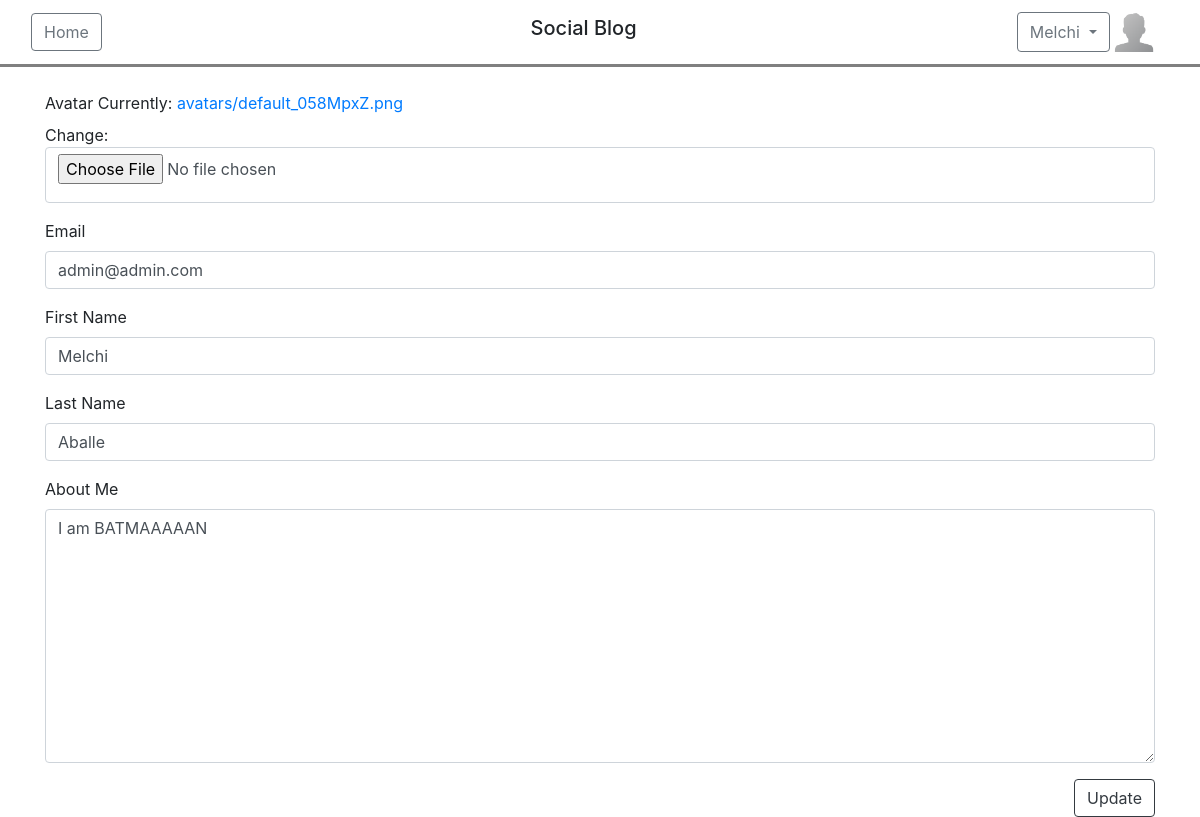
Page /users/accounts/edit/user (signed in) on the earlier database version.
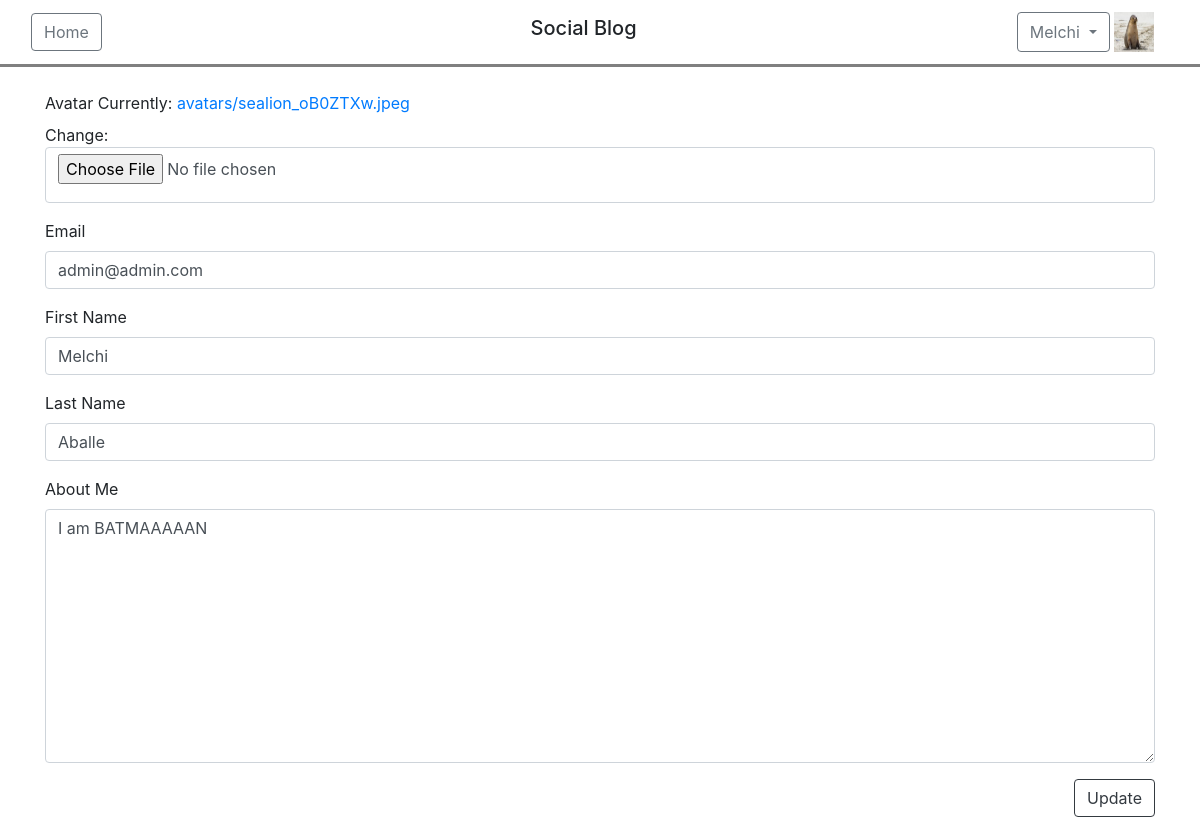
Same page on the later database version.
### users/models.py (models this page shows, shortened)
class User(AbstractBaseUser, PermissionsMixin):
    email = models.EmailField(('email address'), unique=True)
    firstname = models.CharField(('first name'), max_length=30, blank=True)
    lastname = models.CharField(('last name'), max_length=30, blank=True)
    about_me = models.TextField(('about me'), blank=True)
    date_joined = models.DateTimeField(('date joined'), auto_now_add=True)
    is_active = models.BooleanField(('active'), default=True)
    is_staff = models.BooleanField(('staff'), default=False)
    is_superuser = models.BooleanField(('superuser'), default=False)
    avatar = models.ImageField(upload_to='avatars/', null=True, blank=True, default='avatars/default.png')
    objects = UserManager()
    USERNAME_FIELD = 'email'
    REQUIRED_FIELDS = []
    class Meta:
        verbose_name = ('user')
        verbose_name_plural = ('users')

### users/views.py (the view, shortened to what this page needs)
# urls.py: path('accounts/edit/user', views.EditUserView.as_view(), name = "edituser"),
class EditUserView(TemplateView):
    def get(self, request):
        if request.user.is_authenticated:
            data = {'userid': request.user.id,
            'avatar': request.user.avatar,
            'email': request.user.email,
            'firstname': request.user.firstname,
            'lastname': request.user.lastname,
            'about_me': request.user.about_me}
            form = UpdateUserForm(initial=data)
            return render(request, 'users/edituser.html', {'form': form})
        else:
            return redirect('users:login')

### users/forms.py
class UpdateUserForm(ModelForm):
    avatar = forms.ImageField()
    email = forms.CharField(label="Email", widget=forms.EmailInput(attrs={'placeholder': 'email@domain.com'}), required=True)
    firstname = forms.CharField(label="First Name", widget=forms.TextInput(attrs={'placeholder':'First Name'}), max_length=200, required=False)
    lastname = forms.CharField(label="Last Name", widget=forms.TextInput(attrs={'placeholder':'Last Name'}), max_length=200, required=False)
    about_me = forms.CharField(label="About Me", widget=forms.Textarea(attrs={'placeholder':'Lorem ipsum dolor sit amet, consectetur adipisicing elit, sed do eiusmod tempor incididunt ut labore et dolore magna aliqua. Ut enim ad minim veniam, quis nostrud exercitation ullamco laboris'}), required=False)
    class Meta:
        model = User
        fields = ['avatar', 'email', 'firstname', 'lastname', 'about_me']

### templates/users/edituser.html (shortened to what this page needs)
{% extends 'base.html' %}
{% load widget_tweaks %}
{% load static %}
{% block switch %}
    <div class="btn-group">
        <button type="button" class="btn btn-outline-secondary dropdown-toggle" data-toggle="dropdown" aria-haspopup="true" aria-expanded="false">
            {% if request.user.firstname %}
                {{ request.user.firstname }}
            {% else %}
                {{ request.user.email }}
            {% endif %}
        </button>
    </div>
    <img src="{{ request.user.avatar.url }}" width="40" height="40"></img>
{% endblock%}
{% block content %}
    <div class="container">
        <div>
            <form method="POST" id="updateUserForm" name="updateUserForm" enctype="multipart/form-data" novalidate>
                {% for field in form.visible_fields %}
                    <div class="form-group">
                        <label>{{field.label}}</label>
                        {{ field|add_class:'form-control' |add_error_class:'is-invalid' }}
                    </div>
                {% endfor %}
            </form>
            <div class="float-right">
                <button class="btn btn-outline-dark" type="button" data-toggle="modal" data-target="#editModal">Update</button>
            </div>
        </div>
    </div>
{% endblock %}

Differences in the rows shown:
changed User "Melchi": user.avatar: picture added in place of a placeholder
Other differences:
text no longer shown: "Currently: avatars/default_058MpxZ.png Change:"
text now shown: "Currently: avatars/sealion_oB0ZTXw.jpeg Change:"
